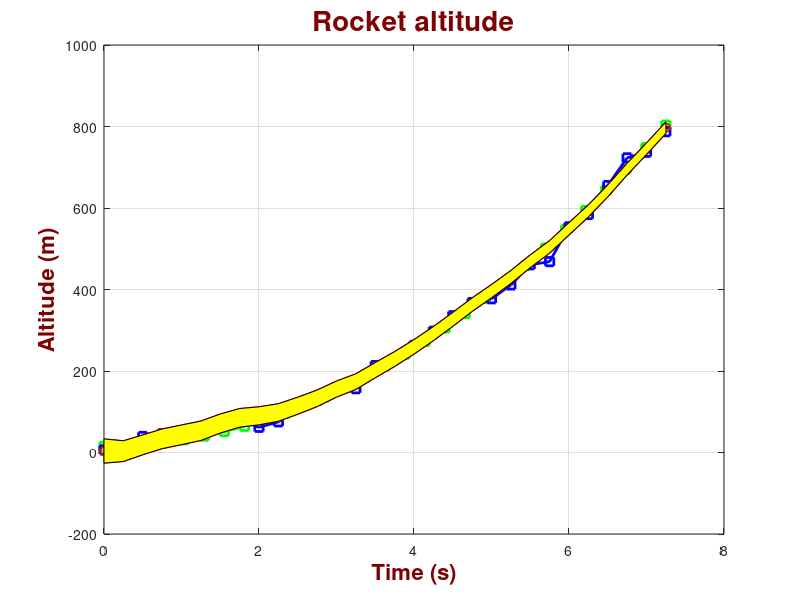

Write MATLAB code to recreate this figure. (Note: this script raises an error after producing the figure.)

clc; close all;clear all;

%% Model

% Parameters
dt = 0.25; % measurement period in seconds
acc = 30; % acceleration in m/s^2
total_time = 7.25; % total time in seconds (adjust as needed)
num_points = total_time / dt; % number of data points

% Initialize vectors
t = linspace(0, total_time, num_points); % time vector
h_true = zeros(1, num_points); % height vector
v_true = zeros(1, num_points); % height vector

% Initial conditions
h0 = 15; % initial height in meters
v0 = 0; % initial velocity in m/s

% Calculate height at each time step
for i = 1:num_points
    h_true(i) = h0 + v0 * t(i) + 0.5 * acc * t(i)^2;
end

% Calculate true velocity at each time step
for i = 1:num_points
    v_true(i) = v0 + acc * t(i);
end

%% Data

% Define the data
% Define the vectors h and a
h = [6.43, 1.3, 39.43, 45.89, 41.44, 48.7, 78.06, 80.08, ...
     61.77, 75.15, 110.39, 127.83, 158.75, 156.55, 213.32, 229.82, 262.8, ...
     297.57, 335.69, 367.92, 377.19, 411.18, 460.7, 468.39, 553.9, 583.97, ...
     655.15, 723.09, 736.85, 787.22];

a = [39.81, 39.67, 39.81, 39.84, 40.05, 39.85, 39.78, 39.65, ...
     39.67, 39.78, 39.59, 39.87, 39.85, 39.59, 39.84, 39.9, 39.63, ...
     39.59, 39.76, 39.79, 39.73, 39.93, 39.83, 39.85, 39.94, 39.86, ...
     39.76, 39.86, 39.74, 39.94];


%% Filtering

delta_T = 0.25; %measurements period (s)
rocket_a = 30; %The random acceleration (m/s^2)
sigma_x_m = 20; %The altimeter measurement error standard deviation (m)
epsilon = 0.1; %The accelerometer measurement error standard deviation (m/s)

% Transition matrix (F)
F = [1 delta_T;...
     0 1      ];

G = [0.5*delta_T^2;...
     delta_T];

u = 0;


% Process noise matrix (Q)
Q = epsilon^2*[delta_T^4/4 delta_T^3/2;...
               delta_T^3/2 delta_T^2  ];

% Measurment uncertainty 
R = [sigma_x_m^2];


% Iteration Zero
% 1. Initialization 

x_estimate_init = [0 0]'; %x^hat(0,0)
uncertainty_estimate_init = [500 0  ;...
                             0   500]; % uncertainty estimate P(0,0)
% 2. Predication
x_estimate_pred           = F*x_estimate_init + G*u;
uncertainty_estimate_pred = F*uncertainty_estimate_init*F' + Q; 

% Storage for estimates and uncertainties
x_estimates = zeros(length(x_estimate_init), length(h));
uncertainty_estimates = zeros(length(x_estimate_init), length(x_estimate_init), length(h));
%x_y_uncertainty = zeros(2,2, length(x));

% KF Loop 
for ii = 1:length(h)
    % 1. Measure
    z = [h(ii)];
    u = [a(ii)];
    %The dimension of zn is 2×1 and the dimension of xn is 6×1. Therefore, the dimension 
    % of the observation matrix H shall be 2 × 6.
    H = [1 0];

    % 2. Update
    % Kalman gain 
    K = uncertainty_estimate_pred * H' * (H * uncertainty_estimate_pred * H' + R)^(-1); 

    % Estimate the current state
    x_estimate = x_estimate_pred + K*(z - H*x_estimate_pred);

    % Update the current uncertainty estimate
    uncertainty_estimate = (eye(2) - K*H)*uncertainty_estimate_pred * (eye(2) - K*H)' + K * R * K';
    
    % Store the estimates and uncertainties
    x_estimates(:,ii) = x_estimate;
    uncertainty_estimates(:, :, ii) = uncertainty_estimate;
    %x_y_uncertainty(:, :, ii) = [uncertainty_estimate(1,1) 0; 0 uncertainty_estimate(4,4)];

    % 3. Predict 
    x_estimate_pred = F*x_estimate + G* (u + (-9.8));
    uncertainty_estimate_pred = F * uncertainty_estimate * F' + Q;

end

%% Confidence ellipse

CI = 95;
temp = (1 - CI/100)/2;

uncertainty_x = squeeze(uncertainty_estimates(1,1,:))';
uncertainty_y = squeeze(uncertainty_estimates(2,2,:))';


x_low = x_estimates(1,:) - norminv(temp)*sqrt(uncertainty_x);
x_up  = x_estimates(1,:) + norminv(temp)*sqrt(uncertainty_x);

y_low = x_estimates(2,:) - norminv(temp)*sqrt(uncertainty_y);
y_up  = x_estimates(2,:) + norminv(temp)*sqrt(uncertainty_y);


%% Plotting


% Creating rocket altitude plot


figure;
plot(t, h_true, 'gs-', 'LineWidth', 2); % Measurements 
x_axis = [0:delta_T:(length(h)-1)*delta_T];
hold on;
plot(x_axis, h, 'bs-', 'LineWidth', 2); % Measurements 
plot(x_axis, x_estimates(1,:), 'ro-', 'LineWidth', 1.5, 'MarkerSize', 6); % KF estimate
grid on;
xlabel('Time (s)', 'FontSize', 16, 'FontWeight', 'bold', 'Color', [0.5, 0, 0]);
ylabel('Altitude (m)', 'FontSize', 16, 'FontWeight', 'bold', 'Color', [0.5, 0, 0]);
title('Rocket altitude', 'FontSize', 20, 'FontWeight', 'bold', 'Color', [0.5, 0, 0]);
%set(gca, 'YDir', 'normal'); % Ensure the y-axis direction is normal (default)


plot(x_axis, x_low, 'r', 'LineWidth',1);
plot(x_axis, x_up, 'r', 'LineWidth',1);
x2 = [x_axis, fliplr(x_axis)];
inBetween = [x_low, fliplr(x_up)];
p4 = patch(x2, inBetween, 'y');
%legend(p1,'Area 1')
alpha(0.25)

legend('True values', 'Measurements', 'Estimates', '95% CI')


% Customizing the font size for axes
set(gca, 'FontSize', 14);

%2. Creating rocket x-axis/y-axis velocity plot

figure;
plot(t, v_true, 'gs-', 'LineWidth', 2); % Measurements 
x_axis = [0:delta_T:(length(h)-1)*delta_T];
hold on;
plot(x_axis, x_estimates(2,:), 'ro-', 'LineWidth', 1.5, 'MarkerSize', 6); % KF estimate
grid on;
xlabel('Time (s)', 'FontSize', 16, 'FontWeight', 'bold', 'Color', [0.5, 0, 0]);
ylabel('Velocity (m/s)', 'FontSize', 16, 'FontWeight', 'bold', 'Color', [0.5, 0, 0]);
title('Rocket Velocity', 'FontSize', 20, 'FontWeight', 'bold', 'Color', [0.5, 0, 0]);
%set(gca, 'YDir', 'normal'); % Ensure the y-axis direction is normal (default)


plot(x_axis, y_low, 'r', 'LineWidth',1);
plot(x_axis, y_up, 'r', 'LineWidth',1);
x2 = [x_axis, fliplr(x_axis)];
inBetween = [y_low, fliplr(y_up)];
p4 = patch(x2, inBetween, 'y');
%legend(p1,'Area 1')
alpha(0.25)

legend('True values', 'Estimates', '95% CI')


% Customizing the font size for axes
set(gca, 'FontSize', 14);

